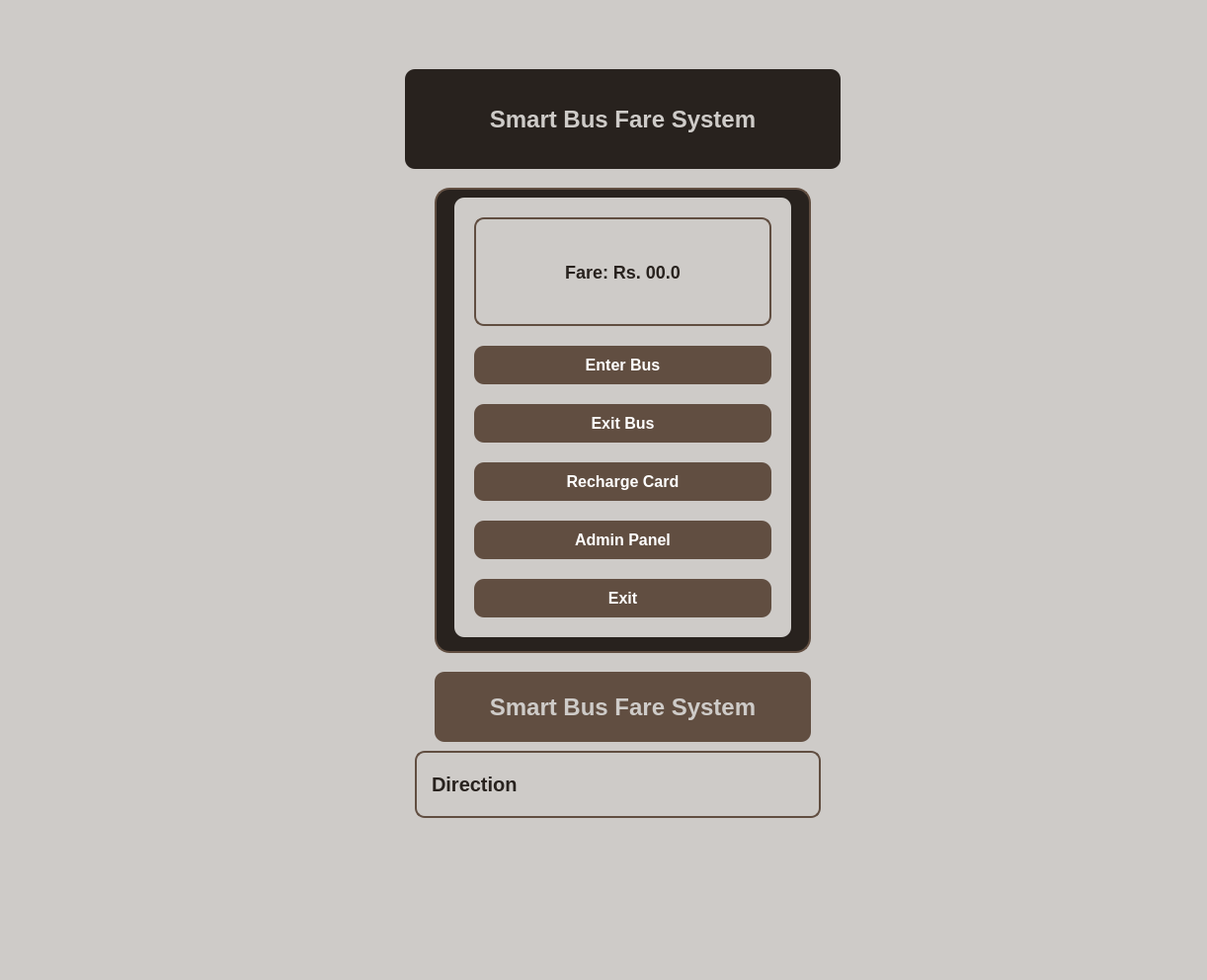
<?xml version="1.0" encoding="UTF-8"?>
<ui version="4.0">
 <class>MainWindow</class>
 <widget class="QMainWindow" name="MainWindow">
  <property name="geometry">
   <rect>
    <x>0</x>
    <y>0</y>
    <width>1222</width>
    <height>992</height>
   </rect>
  </property>
  <property name="windowTitle">
   <string>MainWindow</string>
  </property>
  <property name="styleSheet">
   <string notr="true">background-color: #cecbc8;
color: #614e41;
font-size: 22px;
border-radius: 10px;
padding: 20px 10px; /* top &amp; bottom padding bigger */
font-weight: bold;
qproperty-alignment: AlignCenter;
</string>
  </property>
  <widget class="QWidget" name="centralwidget">
   <widget class="QFrame" name="containerframe">
    <property name="geometry">
     <rect>
      <x>440</x>
      <y>150</y>
      <width>381</width>
      <height>471</height>
     </rect>
    </property>
    <property name="styleSheet">
     <string notr="true">QFrame#containerframe {
    background-color: #28221e;       
    border-radius: 15px;            
    border: 2px solid #614e41;       
}
</string>
    </property>
    <property name="frameShape">
     <enum>QFrame::Shape::StyledPanel</enum>
    </property>
    <property name="frameShadow">
     <enum>QFrame::Shadow::Raised</enum>
    </property>
    <widget class="QWidget" name="layoutWidget">
     <property name="geometry">
      <rect>
       <x>20</x>
       <y>10</y>
       <width>341</width>
       <height>445</height>
      </rect>
     </property>
     <layout class="QVBoxLayout" name="verticalLayout">
      <property name="spacing">
       <number>20</number>
      </property>
      <property name="leftMargin">
       <number>20</number>
      </property>
      <property name="topMargin">
       <number>20</number>
      </property>
      <property name="rightMargin">
       <number>20</number>
      </property>
      <property name="bottomMargin">
       <number>20</number>
      </property>
      <item>
       <widget class="QLabel" name="labelFareDisplay">
        <property name="palette">
         <palette>
          <active>
           <colorrole role="WindowText">
            <brush brushstyle="SolidPattern">
             <color alpha="217">
              <red>0</red>
              <green>0</green>
              <blue>0</blue>
             </color>
            </brush>
           </colorrole>
           <colorrole role="Button">
            <brush brushstyle="SolidPattern">
             <color alpha="255">
              <red>206</red>
              <green>203</green>
              <blue>200</blue>
             </color>
            </brush>
           </colorrole>
           <colorrole role="Text">
            <brush brushstyle="SolidPattern">
             <color alpha="255">
              <red>40</red>
              <green>34</green>
              <blue>30</blue>
             </color>
            </brush>
           </colorrole>
           <colorrole role="ButtonText">
            <brush brushstyle="SolidPattern">
             <color alpha="255">
              <red>40</red>
              <green>34</green>
              <blue>30</blue>
             </color>
            </brush>
           </colorrole>
           <colorrole role="Base">
            <brush brushstyle="SolidPattern">
             <color alpha="255">
              <red>206</red>
              <green>203</green>
              <blue>200</blue>
             </color>
            </brush>
           </colorrole>
           <colorrole role="Window">
            <brush brushstyle="SolidPattern">
             <color alpha="255">
              <red>206</red>
              <green>203</green>
              <blue>200</blue>
             </color>
            </brush>
           </colorrole>
           <colorrole role="PlaceholderText">
            <brush brushstyle="SolidPattern">
             <color alpha="128">
              <red>40</red>
              <green>34</green>
              <blue>30</blue>
             </color>
            </brush>
           </colorrole>
          </active>
          <inactive>
           <colorrole role="WindowText">
            <brush brushstyle="SolidPattern">
             <color alpha="217">
              <red>0</red>
              <green>0</green>
              <blue>0</blue>
             </color>
            </brush>
           </colorrole>
           <colorrole role="Button">
            <brush brushstyle="SolidPattern">
             <color alpha="255">
              <red>206</red>
              <green>203</green>
              <blue>200</blue>
             </color>
            </brush>
           </colorrole>
           <colorrole role="Text">
            <brush brushstyle="SolidPattern">
             <color alpha="255">
              <red>40</red>
              <green>34</green>
              <blue>30</blue>
             </color>
            </brush>
           </colorrole>
           <colorrole role="ButtonText">
            <brush brushstyle="SolidPattern">
             <color alpha="255">
              <red>40</red>
              <green>34</green>
              <blue>30</blue>
             </color>
            </brush>
           </colorrole>
           <colorrole role="Base">
            <brush brushstyle="SolidPattern">
             <color alpha="255">
              <red>206</red>
              <green>203</green>
              <blue>200</blue>
             </color>
            </brush>
           </colorrole>
           <colorrole role="Window">
            <brush brushstyle="SolidPattern">
             <color alpha="255">
              <red>206</red>
              <green>203</green>
              <blue>200</blue>
             </color>
            </brush>
           </colorrole>
           <colorrole role="PlaceholderText">
            <brush brushstyle="SolidPattern">
             <color alpha="128">
              <red>40</red>
              <green>34</green>
              <blue>30</blue>
             </color>
            </brush>
           </colorrole>
          </inactive>
          <disabled>
           <colorrole role="WindowText">
            <brush brushstyle="SolidPattern">
             <color alpha="255">
              <red>40</red>
              <green>34</green>
              <blue>30</blue>
             </color>
            </brush>
           </colorrole>
           <colorrole role="Button">
            <brush brushstyle="SolidPattern">
             <color alpha="255">
              <red>206</red>
              <green>203</green>
              <blue>200</blue>
             </color>
            </brush>
           </colorrole>
           <colorrole role="Text">
            <brush brushstyle="SolidPattern">
             <color alpha="255">
              <red>40</red>
              <green>34</green>
              <blue>30</blue>
             </color>
            </brush>
           </colorrole>
           <colorrole role="ButtonText">
            <brush brushstyle="SolidPattern">
             <color alpha="255">
              <red>40</red>
              <green>34</green>
              <blue>30</blue>
             </color>
            </brush>
           </colorrole>
           <colorrole role="Base">
            <brush brushstyle="SolidPattern">
             <color alpha="255">
              <red>206</red>
              <green>203</green>
              <blue>200</blue>
             </color>
            </brush>
           </colorrole>
           <colorrole role="Window">
            <brush brushstyle="SolidPattern">
             <color alpha="255">
              <red>206</red>
              <green>203</green>
              <blue>200</blue>
             </color>
            </brush>
           </colorrole>
           <colorrole role="PlaceholderText">
            <brush brushstyle="SolidPattern">
             <color alpha="128">
              <red>40</red>
              <green>34</green>
              <blue>30</blue>
             </color>
            </brush>
           </colorrole>
          </disabled>
         </palette>
        </property>
        <property name="font">
         <font>
          <pointsize>-1</pointsize>
          <bold>true</bold>
         </font>
        </property>
        <property name="styleSheet">
         <string notr="true">QLabel#labelFareDisplay {
    background-color: #cecbc8;
    color: #28221e;
    border: 2px solid #614e41;
    border-radius: 10px;
    padding: 8px;
    font-size: 18px;
    font-weight: bold;
}
</string>
        </property>
        <property name="frameShape">
         <enum>QFrame::Shape::Box</enum>
        </property>
        <property name="frameShadow">
         <enum>QFrame::Shadow::Raised</enum>
        </property>
        <property name="text">
         <string>Fare: Rs. 00.0</string>
        </property>
        <property name="alignment">
         <set>Qt::AlignmentFlag::AlignCenter</set>
        </property>
       </widget>
      </item>
      <item>
       <widget class="QPushButton" name="btnEnterBus">
        <property name="styleSheet">
         <string notr="true">QPushButton {
    background-color: #614e41;
    color: #ffffff;
    border: none;
    border-radius: 10px;
    padding: 10px 20px;
    font-weight: bold;
    font-size: 16px;
}

QPushButton:hover {
    background-color: #7f6951;
}

QPushButton:pressed {
    background-color: #4f3d33;
}
</string>
        </property>
        <property name="text">
         <string>Enter Bus</string>
        </property>
       </widget>
      </item>
      <item>
       <widget class="QPushButton" name="btnExitBus">
        <property name="styleSheet">
         <string notr="true">QPushButton {
    background-color: #614e41;
    color: #ffffff;
    border: none;
    border-radius: 10px;
    padding: 10px 20px;
    font-weight: bold;
    font-size: 16px;
}

QPushButton:hover {
    background-color: #7f6951;
}

QPushButton:pressed {
    background-color: #4f3d33;
}
</string>
        </property>
        <property name="text">
         <string>Exit Bus</string>
        </property>
       </widget>
      </item>
      <item>
       <widget class="QPushButton" name="btnRechargeCard">
        <property name="styleSheet">
         <string notr="true">QPushButton {
    background-color: #614e41;
    color: #ffffff;
    border: none;
    border-radius: 10px;
    padding: 10px 20px;
    font-weight: bold;
    font-size: 16px;
}

QPushButton:hover {
    background-color: #7f6951;
}

QPushButton:pressed {
    background-color: #4f3d33;
}
</string>
        </property>
        <property name="text">
         <string>Recharge Card</string>
        </property>
       </widget>
      </item>
      <item>
       <widget class="QPushButton" name="btnAdminPanel">
        <property name="styleSheet">
         <string notr="true">QPushButton {
    background-color: #614e41;
    color: #ffffff;
    border: none;
    border-radius: 10px;
    padding: 10px 20px;
    font-weight: bold;
    font-size: 16px;
}

QPushButton:hover {
    background-color: #7f6951;
}

QPushButton:pressed {
    background-color: #4f3d33;
}
</string>
        </property>
        <property name="text">
         <string>Admin Panel</string>
        </property>
       </widget>
      </item>
      <item>
       <widget class="QPushButton" name="btnExit">
        <property name="styleSheet">
         <string notr="true">QPushButton {
    background-color: #614e41;
    color: #ffffff;
    border: none;
    border-radius: 10px;
    padding: 10px 20px;
    font-weight: bold;
    font-size: 16px;
}

QPushButton:hover {
    background-color: #7f6951;
}

QPushButton:pressed {
    background-color: #4f3d33;
}
</string>
        </property>
        <property name="text">
         <string>Exit</string>
        </property>
       </widget>
      </item>
     </layout>
    </widget>
   </widget>
   <widget class="QLabel" name="Header">
    <property name="geometry">
     <rect>
      <x>410</x>
      <y>30</y>
      <width>441</width>
      <height>101</height>
     </rect>
    </property>
    <property name="font">
     <font>
      <pointsize>-1</pointsize>
      <italic>false</italic>
      <bold>true</bold>
     </font>
    </property>
    <property name="styleSheet">
     <string notr="true">background-color: #28221e;
color: #cecbc8;
font-size: 24px;
border-radius: 10px;
padding: 10px;
font-weight: bold;
qproperty-alignment: AlignCenter;
</string>
    </property>
    <property name="text">
     <string>Smart Bus Fare System</string>
    </property>
    <property name="alignment">
     <set>Qt::AlignmentFlag::AlignCenter</set>
    </property>
   </widget>
   <widget class="QLabel" name="labelUpcomingCheckpoint">
    <property name="geometry">
     <rect>
      <x>440</x>
      <y>640</y>
      <width>381</width>
      <height>71</height>
     </rect>
    </property>
    <property name="font">
     <font>
      <pointsize>-1</pointsize>
      <italic>false</italic>
      <bold>true</bold>
     </font>
    </property>
    <property name="styleSheet">
     <string notr="true">background-color: #614e41;
color: #cecbc8;
font-size: 24px;
border-radius: 10px;
padding: 10px;
font-weight: bold;
qproperty-alignment: AlignCenter;
</string>
    </property>
    <property name="text">
     <string>Smart Bus Fare System</string>
    </property>
    <property name="alignment">
     <set>Qt::AlignmentFlag::AlignCenter</set>
    </property>
   </widget>
   <widget class="QLabel" name="labelDirection">
    <property name="geometry">
     <rect>
      <x>420</x>
      <y>720</y>
      <width>411</width>
      <height>68</height>
     </rect>
    </property>
    <property name="styleSheet">
     <string notr="true">background-color: #cecbc8;
color: #28221e;
border: 2px solid #614e41;
border-radius: 10px;
padding: 10px;
font-size: 20px;
font-weight: bold;
</string>
    </property>
    <property name="text">
     <string>Direction</string>
    </property>
   </widget>
  </widget>
  <widget class="QMenuBar" name="menubar">
   <property name="geometry">
    <rect>
     <x>0</x>
     <y>0</y>
     <width>1222</width>
     <height>71</height>
    </rect>
   </property>
  </widget>
  <widget class="QStatusBar" name="statusbar"/>
 </widget>
 <resources/>
 <connections/>
</ui>
